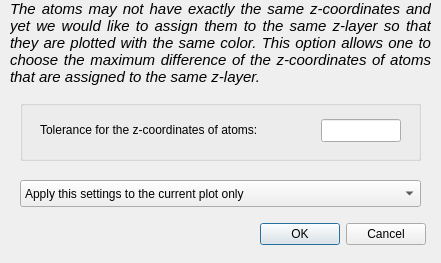
<?xml version="1.0" encoding="UTF-8"?>
<ui version="4.0">
 <class>DZTolerance</class>
 <widget class="QDialog" name="DZTolerance">
  <property name="geometry">
   <rect>
    <x>0</x>
    <y>0</y>
    <width>441</width>
    <height>263</height>
   </rect>
  </property>
  <property name="windowTitle">
   <string>Scale atomic positions</string>
  </property>
  <widget class="QLabel" name="textLabel6">
   <property name="geometry">
    <rect>
     <x>10</x>
     <y>0</y>
     <width>421</width>
     <height>101</height>
    </rect>
   </property>
   <property name="frameShape">
    <enum>QFrame::NoFrame</enum>
   </property>
   <property name="frameShadow">
    <enum>QFrame::Plain</enum>
   </property>
   <property name="text">
    <string>&lt;!DOCTYPE HTML PUBLIC &quot;-//W3C//DTD HTML 4.0//EN&quot; &quot;http://www.w3.org/TR/REC-html40/strict.dtd&quot;&gt;
&lt;html&gt;&lt;head&gt;&lt;meta name=&quot;qrichtext&quot; content=&quot;1&quot; /&gt;&lt;style type=&quot;text/css&quot;&gt;
p, li { white-space: pre-wrap; }
&lt;/style&gt;&lt;/head&gt;&lt;body style=&quot; font-family:'Ubuntu'; font-size:11pt; font-weight:400; font-style:normal;&quot;&gt;
&lt;p align=&quot;justify&quot; style=&quot; margin-top:0px; margin-bottom:0px; margin-left:0px; margin-right:0px; -qt-block-indent:0; text-indent:0px;&quot;&gt;&lt;span style=&quot; font-style:italic;&quot;&gt;The atoms may not have exactly the same z-coordinates and yet we would like to assign them to the same z-layer so that they are plotted with the same color. This option allows one to choose the maximum difference of the z-coordinates of atoms that are assigned to the same z-layer.&lt;/span&gt;&lt;/p&gt;&lt;/body&gt;&lt;/html&gt;</string>
   </property>
   <property name="textFormat">
    <enum>Qt::RichText</enum>
   </property>
   <property name="alignment">
    <set>Qt::AlignLeading|Qt::AlignLeft|Qt::AlignTop</set>
   </property>
   <property name="wordWrap">
    <bool>true</bool>
   </property>
   <property name="margin">
    <number>5</number>
   </property>
  </widget>
  <widget class="QComboBox" name="applyHow">
   <property name="geometry">
    <rect>
     <x>20</x>
     <y>180</y>
     <width>401</width>
     <height>27</height>
    </rect>
   </property>
   <item>
    <property name="text">
     <string>Apply this settings to the current plot only</string>
    </property>
   </item>
   <item>
    <property name="text">
     <string>Apply this settings to all selected plots</string>
    </property>
   </item>
  </widget>
  <widget class="QDialogButtonBox" name="buttonBox">
   <property name="geometry">
    <rect>
     <x>250</x>
     <y>220</y>
     <width>176</width>
     <height>28</height>
    </rect>
   </property>
   <property name="standardButtons">
    <set>QDialogButtonBox::Cancel|QDialogButtonBox::Ok</set>
   </property>
  </widget>
  <widget class="QGroupBox" name="groupBox">
   <property name="geometry">
    <rect>
     <x>20</x>
     <y>100</y>
     <width>401</width>
     <height>61</height>
    </rect>
   </property>
   <property name="title">
    <string/>
   </property>
   <widget class="QLabel" name="textLabel1">
    <property name="geometry">
     <rect>
      <x>20</x>
      <y>20</y>
      <width>281</width>
      <height>20</height>
     </rect>
    </property>
    <property name="text">
     <string>Tolerance for the z-coordinates of atoms:</string>
    </property>
    <property name="wordWrap">
     <bool>false</bool>
    </property>
   </widget>
   <widget class="QLineEdit" name="zTolerance">
    <property name="geometry">
     <rect>
      <x>301</x>
      <y>19</y>
      <width>80</width>
      <height>23</height>
     </rect>
    </property>
   </widget>
  </widget>
 </widget>
 <layoutdefault spacing="6" margin="11"/>
 <tabstops>
  <tabstop>zTolerance</tabstop>
  <tabstop>applyHow</tabstop>
  <tabstop>buttonBox</tabstop>
 </tabstops>
 <resources/>
 <connections>
  <connection>
   <sender>buttonBox</sender>
   <signal>accepted()</signal>
   <receiver>DZTolerance</receiver>
   <slot>accept()</slot>
   <hints>
    <hint type="sourcelabel">
     <x>277</x>
     <y>243</y>
    </hint>
    <hint type="destinationlabel">
     <x>194</x>
     <y>135</y>
    </hint>
   </hints>
  </connection>
  <connection>
   <sender>buttonBox</sender>
   <signal>rejected()</signal>
   <receiver>DZTolerance</receiver>
   <slot>reject()</slot>
   <hints>
    <hint type="sourcelabel">
     <x>277</x>
     <y>243</y>
    </hint>
    <hint type="destinationlabel">
     <x>194</x>
     <y>135</y>
    </hint>
   </hints>
  </connection>
 </connections>
</ui>
